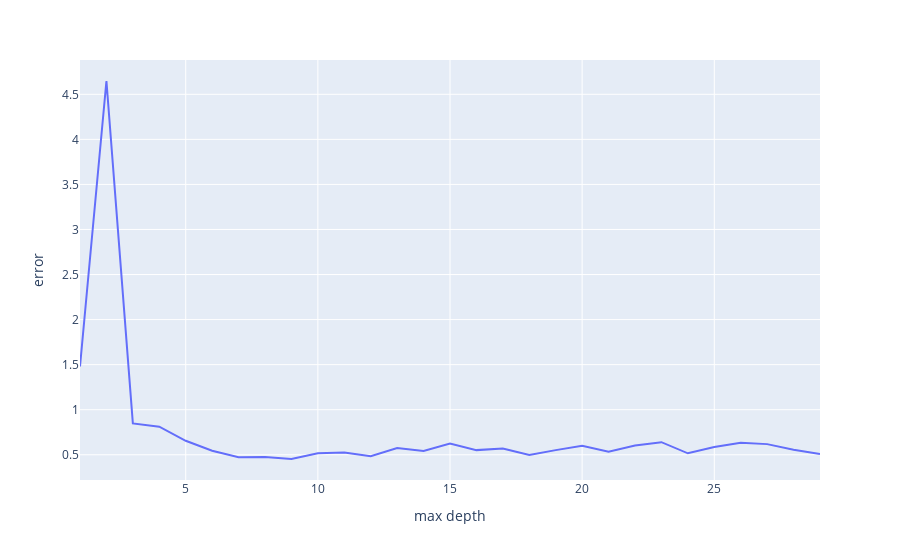

Notebook cell for this chart:
### Code cell
fig = px.line(md_error_df, x='max depth', y='error')
fig.show()

### Figure 1 — Plotly figure (JSON) as saved in the notebook; plotly's stock layout.template omitted (floating-point values rounded to 4 significant figures)
{"data": [{"hovertemplate": "max depth=%{x}<br>error=%{y}<extra></extra>", "legendgroup": "", "line": {"color": "#636efa", "dash": "solid"}, "marker": {"symbol": "circle"}, "mode": "lines", "name": "", "orientation": "v", "showlegend": false, "type": "scatter", "x": [1, 2, 3, 4, 5, 6, 7, 8, 9, 10, 11, 12, 13, 14, 15, 16, 17, 18, 19, 20, 21, 22, 23, 24, 25, 26, 27, 28, 29], "xaxis": "x", "y": [1.479, 4.648, 0.8482, 0.811, 0.6554, 0.5452, 0.4734, 0.4762, 0.453, 0.516, 0.5249, 0.483, 0.5745, 0.5421, 0.6238, 0.5515, 0.5682, 0.4963, 0.5516, 0.6009, 0.5325, 0.6017, 0.6398, 0.516, 0.5864, 0.6341, 0.6181, 0.5558, 0.5073], "yaxis": "y"}], "layout": {"legend": {"tracegroupgap": 0}, "margin": {"t": 60}, "xaxis": {"anchor": "y", "domain": [0, 1], "title": {"text": "max depth"}}, "yaxis": {"anchor": "x", "domain": [0, 1], "title": {"text": "error"}}}}
